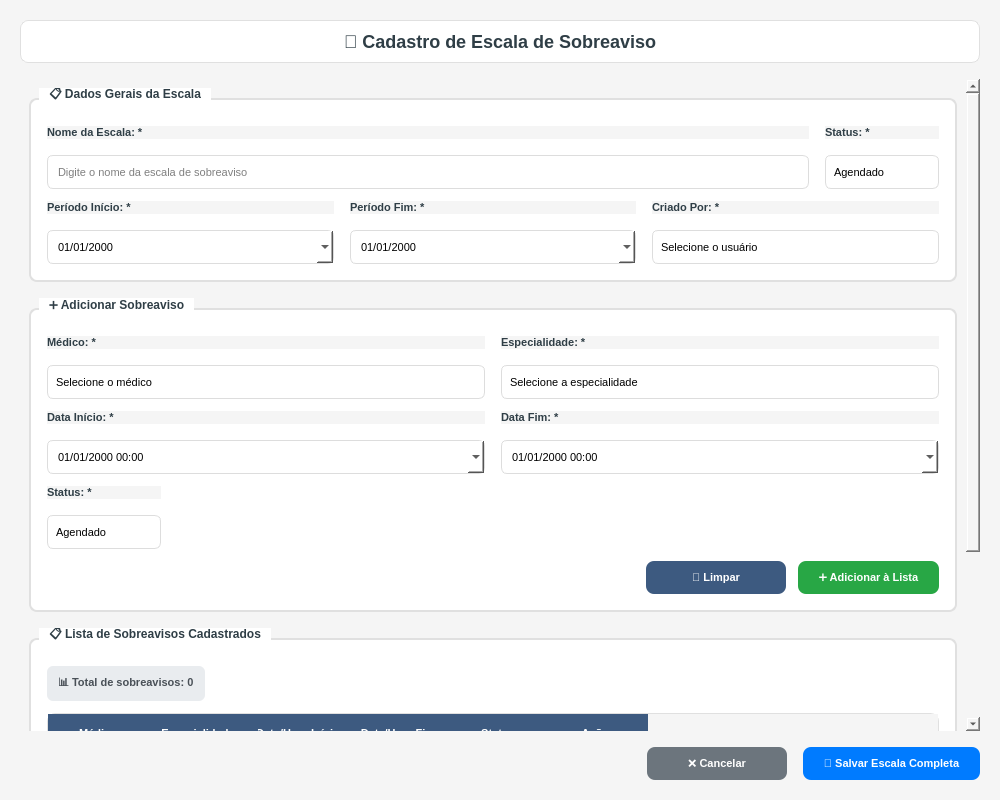
<?xml version="1.0" encoding="UTF-8"?>
<ui version="4.0">
 <class>OnCallForm</class>
 <widget class="QWidget" name="OnCallForm">
  <property name="geometry">
   <rect>
    <x>0</x>
    <y>0</y>
    <width>1000</width>
    <height>800</height>
   </rect>
  </property>
  <property name="minimumSize">
   <size>
    <width>900</width>
    <height>700</height>
   </size>
  </property>
  <property name="windowTitle">
   <string>GEM - Cadastro de Escala de Sobreaviso</string>
  </property>
  <property name="windowIcon">
   <iconset>
    <normaloff>../../../images/logo_hepp.png</normaloff>../../../images/logo_hepp.png</iconset>
  </property>
  <property name="styleSheet">
   <string notr="true">QWidget {
    background-color: #f5f5f5;
    font-family: 'Segoe UI';
}

QGroupBox {
    font-weight: bold;
    font-size: 12px;
    color: #2F3E46;
    border: 2px solid #e0e0e0;
    border-radius: 8px;
    margin-top: 10px;
    padding-top: 10px;
    background-color: white;
}

QGroupBox::title {
    subcontrol-origin: margin;
    left: 10px;
    padding: 0 8px 0 8px;
    background-color: white;
}

QLabel {
    color: #2F3E46;
    font-weight: bold;
    font-size: 11px;
}

QLabel#lblObrigatorio {
    color: #dc3545;
    font-size: 10px;
    font-style: italic;
}

QLineEdit {
    border: 1px solid #ddd;
    border-radius: 6px;
    padding: 8px;
    background-color: white;
    font-size: 11px;
    selection-background-color: #3D5A80;
}

QLineEdit:focus {
    border: 2px solid #3D5A80;
    background-color: #f8f9ff;
}

QTextEdit {
    border: 1px solid #ddd;
    border-radius: 6px;
    padding: 8px;
    background-color: white;
    font-size: 11px;
    selection-background-color: #3D5A80;
}

QTextEdit:focus {
    border: 2px solid #3D5A80;
    background-color: #f8f9ff;
}

QDateEdit, QDateTimeEdit {
    border: 1px solid #ddd;
    border-radius: 6px;
    padding: 8px;
    background-color: white;
    font-size: 11px;
    selection-background-color: #3D5A80;
}

QDateEdit:focus, QDateTimeEdit:focus {
    border: 2px solid #3D5A80;
    background-color: #f8f9ff;
}

QComboBox {
    border: 1px solid #ddd;
    border-radius: 6px;
    padding: 8px;
    background-color: white;
    font-size: 11px;
    selection-background-color: #3D5A80;
}

QComboBox:focus {
    border: 2px solid #3D5A80;
}

QComboBox::drop-down {
    border: none;
    width: 20px;
}

QComboBox::down-arrow {
    image: url();
    border: 1px solid #3D5A80;
    width: 8px;
    height: 8px;
    background-color: #3D5A80;
}

QPushButton {
    background-color: #3D5A80;
    color: white;
    border: none;
    border-radius: 8px;
    padding: 10px 20px;
    font-weight: bold;
    font-size: 11px;
    min-width: 100px;
}

QPushButton:hover {
    background-color: #2E4A66;
}

QPushButton:pressed {
    background-color: #1D3557;
}

QPushButton#btnAdicionar {
    background-color: #28a745;
}

QPushButton#btnAdicionar:hover {
    background-color: #218838;
}

QPushButton#btnAdicionar:pressed {
    background-color: #1e7e34;
}

QPushButton#btnRemover {
    background-color: #dc3545;
    min-width: 30px;
    max-width: 30px;
    min-height: 30px;
    max-height: 30px;
    padding: 5px;
}

QPushButton#btnRemover:hover {
    background-color: #c82333;
}

QPushButton#btnRemover:pressed {
    background-color: #bd2130;
}

QPushButton#btnSalvar {
    background-color: #007bff;
    min-width: 120px;
}

QPushButton#btnSalvar:hover {
    background-color: #0056b3;
}

QPushButton#btnSalvar:pressed {
    background-color: #004085;
}

QPushButton#btnCancelar {
    background-color: #6c757d;
}

QPushButton#btnCancelar:hover {
    background-color: #545b62;
}

QPushButton#btnCancelar:pressed {
    background-color: #3d4142;
}

QTableWidget {
    background-color: white;
    border: 1px solid #e0e0e0;
    border-radius: 8px;
    gridline-color: #f0f0f0;
    selection-background-color: #e3f2fd;
}

QHeaderView::section {
    background-color: #3D5A80;
    color: white;
    padding: 10px;
    border: none;
    font-weight: bold;
    font-size: 11px;
}

QTableWidget::item {
    padding: 8px;
    border-bottom: 1px solid #f0f0f0;
}

QTableWidget::item:selected {
    background-color: #e3f2fd;
    color: #1565c0;
}

QTableWidget::item:hover {
    background-color: #f5f5f5;
}
</string>
  </property>
  <layout class="QVBoxLayout" name="mainLayout">
   <property name="spacing">
    <number>16</number>
   </property>
   <property name="leftMargin">
    <number>20</number>
   </property>
   <property name="topMargin">
    <number>20</number>
   </property>
   <property name="rightMargin">
    <number>20</number>
   </property>
   <property name="bottomMargin">
    <number>20</number>
   </property>
   <item>
    <widget class="QLabel" name="lblTitulo">
     <property name="styleSheet">
      <string notr="true">QLabel {
    font-size: 18px;
    font-weight: bold;
    color: #2F3E46;
    padding: 10px;
    background-color: white;
    border-radius: 8px;
    border: 1px solid #e0e0e0;
}</string>
     </property>
     <property name="text">
      <string>🏥 Cadastro de Escala de Sobreaviso</string>
     </property>
     <property name="alignment">
      <set>Qt::AlignCenter</set>
     </property>
    </widget>
   </item>
   <item>
    <widget class="QScrollArea" name="scrollArea">
     <property name="styleSheet">
      <string notr="true">QScrollArea {
    border: none;
    background-color: transparent;
}</string>
     </property>
     <property name="widgetResizable">
      <bool>true</bool>
     </property>
     <widget class="QWidget" name="scrollAreaWidgetContents">
      <property name="geometry">
       <rect>
        <x>0</x>
        <y>-213</y>
        <width>943</width>
        <height>857</height>
       </rect>
      </property>
      <layout class="QVBoxLayout" name="scrollLayout">
       <property name="spacing">
        <number>16</number>
       </property>
       <item>
        <widget class="QGroupBox" name="groupDadosEscala">
         <property name="title">
          <string>📋 Dados Gerais da Escala</string>
         </property>
         <layout class="QVBoxLayout" name="dadosEscalaLayout">
          <property name="spacing">
           <number>12</number>
          </property>
          <property name="leftMargin">
           <number>16</number>
          </property>
          <property name="topMargin">
           <number>16</number>
          </property>
          <property name="rightMargin">
           <number>16</number>
          </property>
          <property name="bottomMargin">
           <number>16</number>
          </property>
          <item>
           <layout class="QHBoxLayout" name="linha1EscalaLayout">
            <property name="spacing">
             <number>16</number>
            </property>
            <item>
             <layout class="QVBoxLayout" name="nomeEscalaLayout">
              <item>
               <widget class="QLabel" name="lblNomeEscala">
                <property name="text">
                 <string>Nome da Escala: *</string>
                </property>
               </widget>
              </item>
              <item>
               <widget class="QLineEdit" name="txtNomeEscala">
                <property name="placeholderText">
                 <string>Digite o nome da escala de sobreaviso</string>
                </property>
               </widget>
              </item>
             </layout>
            </item>
            <item>
             <layout class="QVBoxLayout" name="statusEscalaLayout">
              <item>
               <widget class="QLabel" name="lblStatusEscala">
                <property name="text">
                 <string>Status: *</string>
                </property>
               </widget>
              </item>
              <item>
               <widget class="QComboBox" name="cmbStatusEscala">
                <item>
                 <property name="text">
                  <string>Agendado</string>
                 </property>
                </item>
                <item>
                 <property name="text">
                  <string>Em Andamento</string>
                 </property>
                </item>
                <item>
                 <property name="text">
                  <string>Finalizado</string>
                 </property>
                </item>
                <item>
                 <property name="text">
                  <string>Cancelado</string>
                 </property>
                </item>
               </widget>
              </item>
             </layout>
            </item>
           </layout>
          </item>
          <item>
           <layout class="QHBoxLayout" name="linha2EscalaLayout">
            <property name="spacing">
             <number>16</number>
            </property>
            <item>
             <layout class="QVBoxLayout" name="periodoInicioLayout">
              <item>
               <widget class="QLabel" name="lblPeriodoInicio">
                <property name="text">
                 <string>Período Início: *</string>
                </property>
               </widget>
              </item>
              <item>
               <widget class="QDateEdit" name="dtePeriodoInicio">
                <property name="displayFormat">
                 <string>dd/MM/yyyy</string>
                </property>
                <property name="calendarPopup">
                 <bool>true</bool>
                </property>
               </widget>
              </item>
             </layout>
            </item>
            <item>
             <layout class="QVBoxLayout" name="periodoFimLayout">
              <item>
               <widget class="QLabel" name="lblPeriodoFim">
                <property name="text">
                 <string>Período Fim: *</string>
                </property>
               </widget>
              </item>
              <item>
               <widget class="QDateEdit" name="dtePeriodoFim">
                <property name="displayFormat">
                 <string>dd/MM/yyyy</string>
                </property>
                <property name="calendarPopup">
                 <bool>true</bool>
                </property>
               </widget>
              </item>
             </layout>
            </item>
            <item>
             <layout class="QVBoxLayout" name="criadoPorLayout">
              <item>
               <widget class="QLabel" name="lblCriadoPor">
                <property name="text">
                 <string>Criado Por: *</string>
                </property>
               </widget>
              </item>
              <item>
               <widget class="QComboBox" name="cmbCriadoPor">
                <item>
                 <property name="text">
                  <string>Selecione o usuário</string>
                 </property>
                </item>
               </widget>
              </item>
             </layout>
            </item>
           </layout>
          </item>
         </layout>
        </widget>
       </item>
       <item>
        <widget class="QGroupBox" name="groupAdicionarSobreaviso">
         <property name="title">
          <string>➕ Adicionar Sobreaviso</string>
         </property>
         <layout class="QVBoxLayout" name="adicionarSobreavisoLayout">
          <property name="spacing">
           <number>12</number>
          </property>
          <property name="leftMargin">
           <number>16</number>
          </property>
          <property name="topMargin">
           <number>16</number>
          </property>
          <property name="rightMargin">
           <number>16</number>
          </property>
          <property name="bottomMargin">
           <number>16</number>
          </property>
          <item>
           <layout class="QHBoxLayout" name="linha1SobreavisoLayout">
            <property name="spacing">
             <number>16</number>
            </property>
            <item>
             <layout class="QVBoxLayout" name="medicoSobreavisoLayout">
              <item>
               <widget class="QLabel" name="lblMedicoSobreaviso">
                <property name="text">
                 <string>Médico: *</string>
                </property>
               </widget>
              </item>
              <item>
               <widget class="QComboBox" name="cmbMedicoSobreaviso">
                <item>
                 <property name="text">
                  <string>Selecione o médico</string>
                 </property>
                </item>
               </widget>
              </item>
             </layout>
            </item>
            <item>
             <layout class="QVBoxLayout" name="especialidadeLayout">
              <item>
               <widget class="QLabel" name="lblEspecialidade">
                <property name="text">
                 <string>Especialidade: *</string>
                </property>
               </widget>
              </item>
              <item>
               <widget class="QComboBox" name="cmbEspecialidade">
                <item>
                 <property name="text">
                  <string>Selecione a especialidade</string>
                 </property>
                </item>
               </widget>
              </item>
             </layout>
            </item>
           </layout>
          </item>
          <item>
           <layout class="QHBoxLayout" name="linha2SobreavisoLayout">
            <property name="spacing">
             <number>16</number>
            </property>
            <item>
             <layout class="QVBoxLayout" name="dataInicioSobreavisoLayout">
              <item>
               <widget class="QLabel" name="lblDataInicioSobreaviso">
                <property name="text">
                 <string>Data Início: *</string>
                </property>
               </widget>
              </item>
              <item>
               <widget class="QDateTimeEdit" name="dteDataInicioSobreaviso">
                <property name="displayFormat">
                 <string>dd/MM/yyyy hh:mm</string>
                </property>
                <property name="calendarPopup">
                 <bool>true</bool>
                </property>
               </widget>
              </item>
             </layout>
            </item>
            <item>
             <layout class="QVBoxLayout" name="dataFimSobreavisoLayout">
              <item>
               <widget class="QLabel" name="lblDataFimSobreaviso">
                <property name="text">
                 <string>Data Fim: *</string>
                </property>
               </widget>
              </item>
              <item>
               <widget class="QDateTimeEdit" name="dteDataFimSobreaviso">
                <property name="displayFormat">
                 <string>dd/MM/yyyy hh:mm</string>
                </property>
                <property name="calendarPopup">
                 <bool>true</bool>
                </property>
               </widget>
              </item>
             </layout>
            </item>
           </layout>
          </item>
          <item>
           <layout class="QHBoxLayout" name="linha3SobreavisoLayout">
            <property name="spacing">
             <number>16</number>
            </property>
            <item>
             <layout class="QVBoxLayout" name="statusSobreavisoLayout">
              <item>
               <widget class="QLabel" name="lblStatusSobreaviso">
                <property name="text">
                 <string>Status: *</string>
                </property>
               </widget>
              </item>
              <item>
               <widget class="QComboBox" name="cmbStatusSobreaviso">
                <item>
                 <property name="text">
                  <string>Agendado</string>
                 </property>
                </item>
                <item>
                 <property name="text">
                  <string>Em Andamento</string>
                 </property>
                </item>
                <item>
                 <property name="text">
                  <string>Finalizado</string>
                 </property>
                </item>
                <item>
                 <property name="text">
                  <string>Cancelado</string>
                 </property>
                </item>
               </widget>
              </item>
             </layout>
            </item>
            <item>
             <spacer name="horizontalSpacerStatus">
              <property name="orientation">
               <enum>Qt::Horizontal</enum>
              </property>
              <property name="sizeHint" stdset="0">
               <size>
                <width>40</width>
                <height>20</height>
               </size>
              </property>
             </spacer>
            </item>
           </layout>
          </item>
          <item>
           <layout class="QHBoxLayout" name="botaoAdicionarLayout">
            <item>
             <spacer name="horizontalSpacer">
              <property name="orientation">
               <enum>Qt::Horizontal</enum>
              </property>
              <property name="sizeHint" stdset="0">
               <size>
                <width>40</width>
                <height>20</height>
               </size>
              </property>
             </spacer>
            </item>
            <item>
             <widget class="QPushButton" name="btnLimparCampos">
              <property name="text">
               <string>🧹 Limpar</string>
              </property>
             </widget>
            </item>
            <item>
             <widget class="QPushButton" name="btnAdicionar">
              <property name="text">
               <string>➕ Adicionar à Lista</string>
              </property>
              <property name="shortcut">
               <string>Ctrl+Return</string>
              </property>
              <property name="default">
               <bool>true</bool>
              </property>
             </widget>
            </item>
           </layout>
          </item>
         </layout>
        </widget>
       </item>
       <item>
        <widget class="QGroupBox" name="groupListaSobreavisos">
         <property name="title">
          <string>📋 Lista de Sobreavisos Cadastrados</string>
         </property>
         <layout class="QVBoxLayout" name="listaSobreavisosLayout">
          <property name="spacing">
           <number>12</number>
          </property>
          <property name="leftMargin">
           <number>16</number>
          </property>
          <property name="topMargin">
           <number>16</number>
          </property>
          <property name="rightMargin">
           <number>16</number>
          </property>
          <property name="bottomMargin">
           <number>16</number>
          </property>
          <item>
           <layout class="QHBoxLayout" name="infoListaLayout">
            <item>
             <widget class="QLabel" name="lblContadorSobreavisos">
              <property name="styleSheet">
               <string notr="true">QLabel {
    background-color: #e9ecef;
    color: #495057;
    padding: 8px;
    border-radius: 6px;
    font-weight: bold;
}</string>
              </property>
              <property name="text">
               <string>📊 Total de sobreavisos: 0</string>
              </property>
             </widget>
            </item>
            <item>
             <spacer name="horizontalSpacer_2">
              <property name="orientation">
               <enum>Qt::Horizontal</enum>
              </property>
              <property name="sizeHint" stdset="0">
               <size>
                <width>40</width>
                <height>20</height>
               </size>
              </property>
             </spacer>
            </item>
           </layout>
          </item>
          <item>
           <widget class="QTableWidget" name="tableSobreavisos">
            <property name="minimumSize">
             <size>
              <width>0</width>
              <height>200</height>
             </size>
            </property>
            <property name="alternatingRowColors">
             <bool>true</bool>
            </property>
            <property name="selectionBehavior">
             <enum>QAbstractItemView::SelectRows</enum>
            </property>
            <property name="showGrid">
             <bool>true</bool>
            </property>
            <property name="sortingEnabled">
             <bool>true</bool>
            </property>
            <property name="rowCount">
             <number>0</number>
            </property>
            <property name="columnCount">
             <number>6</number>
            </property>
            <column>
             <property name="text">
              <string>Médico</string>
             </property>
            </column>
            <column>
             <property name="text">
              <string>Especialidade</string>
             </property>
            </column>
            <column>
             <property name="text">
              <string>Data/Hora Início</string>
             </property>
            </column>
            <column>
             <property name="text">
              <string>Data/Hora Fim</string>
             </property>
            </column>
            <column>
             <property name="text">
              <string>Status</string>
             </property>
            </column>
            <column>
             <property name="text">
              <string>Ações</string>
             </property>
            </column>
           </widget>
          </item>
          <item>
           <widget class="QLabel" name="lblObrigatorio">
            <property name="text">
             <string>* Campos obrigatórios</string>
            </property>
           </widget>
          </item>
         </layout>
        </widget>
       </item>
      </layout>
     </widget>
    </widget>
   </item>
   <item>
    <layout class="QHBoxLayout" name="botoesFinaisLayout">
     <property name="spacing">
      <number>16</number>
     </property>
     <item>
      <spacer name="horizontalSpacer_3">
       <property name="orientation">
        <enum>Qt::Horizontal</enum>
       </property>
       <property name="sizeHint" stdset="0">
        <size>
         <width>40</width>
         <height>20</height>
        </size>
       </property>
      </spacer>
     </item>
     <item>
      <widget class="QPushButton" name="btnCancelar">
       <property name="text">
        <string>❌ Cancelar</string>
       </property>
       <property name="shortcut">
        <string>Esc</string>
       </property>
      </widget>
     </item>
     <item>
      <widget class="QPushButton" name="btnSalvar">
       <property name="text">
        <string>💾 Salvar Escala Completa</string>
       </property>
       <property name="shortcut">
        <string>Ctrl+S</string>
       </property>
      </widget>
     </item>
    </layout>
   </item>
  </layout>
 </widget>
 <tabstops>
  <tabstop>txtNomeEscala</tabstop>
  <tabstop>cmbStatusEscala</tabstop>
  <tabstop>dtePeriodoInicio</tabstop>
  <tabstop>dtePeriodoFim</tabstop>
  <tabstop>cmbCriadoPor</tabstop>
  <tabstop>cmbMedicoSobreaviso</tabstop>
  <tabstop>cmbEspecialidade</tabstop>
  <tabstop>dteDataInicioSobreaviso</tabstop>
  <tabstop>dteDataFimSobreaviso</tabstop>
  <tabstop>btnLimparCampos</tabstop>
  <tabstop>btnAdicionar</tabstop>
  <tabstop>tableSobreavisos</tabstop>
  <tabstop>btnCancelar</tabstop>
  <tabstop>btnSalvar</tabstop>
 </tabstops>
 <resources/>
 <connections/>
</ui>
